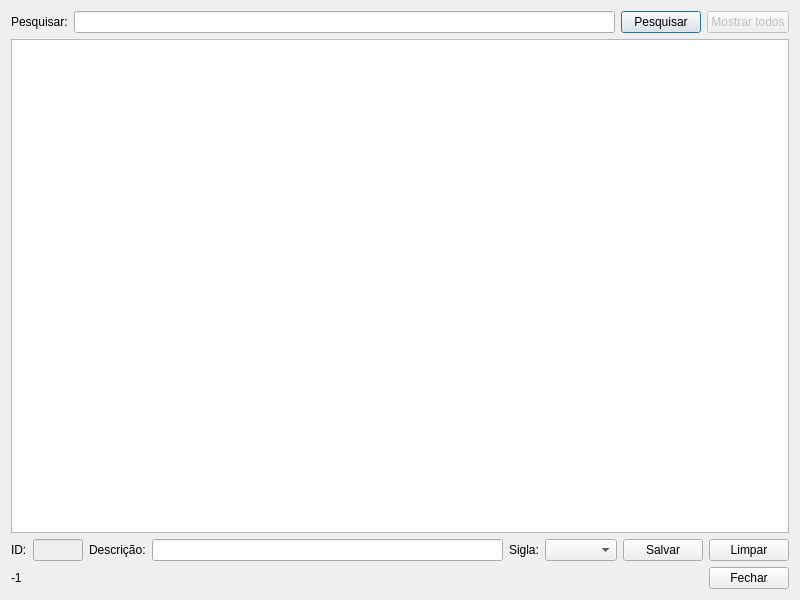
<?xml version="1.0" encoding="UTF-8"?>
<ui version="4.0">
 <class>fm_grupos</class>
 <widget class="QDialog" name="fm_grupos">
  <property name="geometry">
   <rect>
    <x>0</x>
    <y>0</y>
    <width>800</width>
    <height>600</height>
   </rect>
  </property>
  <property name="windowTitle">
   <string>Grupos de segurança - Agenda de contatos</string>
  </property>
  <property name="windowIcon">
   <iconset resource="resource_files.qrc">
    <normaloff>:/ico/images/icone.png</normaloff>:/ico/images/icone.png</iconset>
  </property>
  <layout class="QGridLayout" name="gridLayout">
   <item row="0" column="0">
    <layout class="QHBoxLayout" name="horizontalLayout">
     <item>
      <widget class="QLabel" name="label">
       <property name="text">
        <string>Pesquisar:</string>
       </property>
      </widget>
     </item>
     <item>
      <widget class="QLineEdit" name="lineEdit_pesquisar"/>
     </item>
     <item>
      <widget class="QPushButton" name="pushButton_pesquisar">
       <property name="text">
        <string>Pesquisar</string>
       </property>
      </widget>
     </item>
     <item>
      <widget class="QPushButton" name="pushButton_mostrar_todos">
       <property name="enabled">
        <bool>false</bool>
       </property>
       <property name="text">
        <string>Mostrar todos</string>
       </property>
      </widget>
     </item>
    </layout>
   </item>
   <item row="1" column="0">
    <widget class="QTableWidget" name="tableWidget_grupos"/>
   </item>
   <item row="2" column="0">
    <layout class="QHBoxLayout" name="horizontalLayout_2">
     <item>
      <widget class="QLabel" name="label_2">
       <property name="text">
        <string>ID:</string>
       </property>
      </widget>
     </item>
     <item>
      <widget class="QLineEdit" name="lineEdit_id">
       <property name="enabled">
        <bool>false</bool>
       </property>
       <property name="maximumSize">
        <size>
         <width>50</width>
         <height>16777215</height>
        </size>
       </property>
      </widget>
     </item>
     <item>
      <widget class="QLabel" name="label_3">
       <property name="text">
        <string>Descrição:</string>
       </property>
      </widget>
     </item>
     <item>
      <widget class="QLineEdit" name="lineEdit_descricao"/>
     </item>
     <item>
      <widget class="QLabel" name="label_4">
       <property name="text">
        <string>Sigla:</string>
       </property>
      </widget>
     </item>
     <item>
      <widget class="QComboBox" name="comboBox_sigla"/>
     </item>
     <item>
      <widget class="QPushButton" name="pushButton_salvar">
       <property name="text">
        <string>Salvar</string>
       </property>
      </widget>
     </item>
     <item>
      <widget class="QPushButton" name="pushButton_limpar">
       <property name="text">
        <string>Limpar</string>
       </property>
      </widget>
     </item>
    </layout>
   </item>
   <item row="3" column="0">
    <layout class="QHBoxLayout" name="horizontalLayout_3">
     <item>
      <widget class="QLabel" name="label_selected_row">
       <property name="text">
        <string>-1</string>
       </property>
      </widget>
     </item>
     <item>
      <spacer name="horizontalSpacer">
       <property name="orientation">
        <enum>Qt::Horizontal</enum>
       </property>
       <property name="sizeHint" stdset="0">
        <size>
         <width>40</width>
         <height>20</height>
        </size>
       </property>
      </spacer>
     </item>
     <item>
      <widget class="QPushButton" name="pushButton_fechar">
       <property name="text">
        <string>Fechar</string>
       </property>
      </widget>
     </item>
    </layout>
   </item>
  </layout>
 </widget>
 <tabstops>
  <tabstop>lineEdit_pesquisar</tabstop>
  <tabstop>pushButton_pesquisar</tabstop>
  <tabstop>pushButton_mostrar_todos</tabstop>
  <tabstop>tableWidget_grupos</tabstop>
  <tabstop>lineEdit_id</tabstop>
  <tabstop>lineEdit_descricao</tabstop>
  <tabstop>comboBox_sigla</tabstop>
  <tabstop>pushButton_salvar</tabstop>
  <tabstop>pushButton_limpar</tabstop>
  <tabstop>pushButton_fechar</tabstop>
 </tabstops>
 <resources>
  <include location="resource_files.qrc"/>
 </resources>
 <connections/>
</ui>
